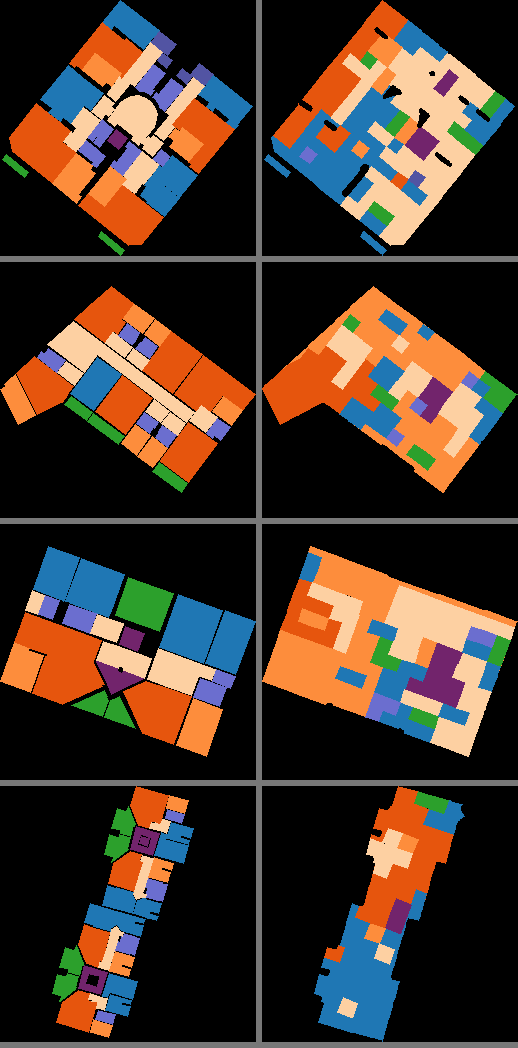
#> input picture outlineflow/outputs_full_plan_id/SUBMISSION_generate_demo.png, 518 x 1048 px
$ python render_pitch.py
#> lines starting #> are read from the running program, lines starting #| are printed output that depends on the picture
"""Render the pitch deck to PITCH.pdf using matplotlib (no browser/network needed)."""
import matplotlib
matplotlib.use("Agg")
import matplotlib.pyplot as plt
from matplotlib.backends.backend_pdf import PdfPages
import matplotlib.image as mpimg
import os

NAVY="#1f3a5f"; ACC="#e6550d"; GREY="#555555"; GREEN="#2ca02c"
plt.rcParams.update({"font.family":"DejaVu Sans"})

def base(ax):
    ax.set_xlim(0,16); ax.set_ylim(0,9); ax.axis("off")

def title(ax, t, sub=None):
    ax.add_patch(plt.Rectangle((0,8.05),16,0.06,color=ACC,lw=0))
    ax.text(0.6,8.35,t,fontsize=30,fontweight="bold",color=NAVY,va="bottom")
    if sub: ax.text(0.62,7.7,sub,fontsize=15,color=GREY,va="bottom")

def bullets(ax,items,y0=7.0,dy=0.95,size=18,x=0.9):
    for i,it in enumerate(items):
        lvl,txt=(it if isinstance(it,tuple) else (0,it))
        ax.text(x+lvl*0.7, y0-i*dy, ("•  " if lvl==0 else "–  ")+txt,
                fontsize=size-lvl*2, color="#222222", va="top")

def table(ax, rows, x=0.9, y=6.6, col_w=(6.0,2.6,2.9,3.0), rh=0.85, hl_row=None):
    for r,row in enumerate(rows):
        yy=y-r*rh; xx=x
        head=(r==0)
        if hl_row is not None and r==hl_row:
            ax.add_patch(plt.Rectangle((x-0.2,yy-rh+0.18),sum(col_w)+0.2,rh,color="#fdebd9",lw=0))
        for c,cell in enumerate(row):
            ax.text(xx, yy, cell, fontsize=15.5,
                    fontweight="bold" if head or c==0 else "normal",
                    color=NAVY if head else "#222222", va="top")
            xx+=col_w[c]
        if head:
            ax.plot([x-0.2,x+sum(col_w)],[yy-rh+0.55]*2,color=NAVY,lw=1.2)

pdf=PdfPages("PITCH.pdf")
def page():
    fig=plt.figure(figsize=(12.8,7.2),dpi=150); ax=fig.add_axes([0,0,1,1]); base(ax); return fig,ax

# 1 Title
fig,ax=page()
ax.add_patch(plt.Rectangle((0,0),16,9,color="#f7f9fc",lw=0))
ax.add_patch(plt.Rectangle((0,5.0),16,0.08,color=ACC,lw=0))
ax.text(0.8,5.7,"OutlineFlow",fontsize=52,fontweight="bold",color=NAVY)
ax.text(0.85,4.3,"From a bare outline  →  a full apartment, as vector polygons",fontsize=21,color="#333333")
ax.text(0.85,3.1,"Mirror Mirror on the Wall — DAVIS × Paris 2026",fontsize=16,color=GREY)
ax.text(0.85,2.55,"Conditional layout generation on Modified Swiss Dwellings",fontsize=16,color=GREY)
pdf.savefig(fig); plt.close(fig)

# 2 Task
fig,ax=page(); title(ax,"The task")
bullets(ax,[
 "Input: one apartment / floor OUTLINE  (the only condition)",
 "Output: a set of TYPED ROOM POLYGONS  (vector, never pixels)",
 "Model: diffusion or flow matching, from scratch, seed 42",
 "Scored on:  FID (realism ↓)  +  Density & Coverage (diversity ↑)",
])
ax.text(0.9,2.0,"Data: Modified Swiss Dwellings — full set: 5,372 plans / 203k rooms",
        fontsize=16,color=GREEN,fontweight="bold")
pdf.savefig(fig); plt.close(fig)

# 3 Model
fig,ax=page(); title(ax,"Our model — pure flow matching")
bullets(ax,[
 "From-scratch rectified-flow set-Transformer  v(x_t, t, outline)",
 "Rooms are a SET → no positional encoding; full self-attention",
 (1,"learns a joint, non-overlapping, outline-filling layout"),
 "Outline: permutation-invariant PointNet;  time+outline via DiT AdaLN-Zero",
 "Decode clips + resolves overlaps + gap-fills  →  union(rooms) == outline",
],dy=0.92)
ax.text(0.9,1.7,"1.33M params · trained on all 5,372 plans",fontsize=16,color=NAVY,fontweight="bold")
pdf.savefig(fig); plt.close(fig)

# 4 First results & wall
fig,ax=page(); title(ax,"First results — and a wall")
table(ax,[["","FID ↓","Density ↑","Coverage ↑"],
          ["Baseline",  "167","0.097","0.067"],
          ["ideal",     "0","1.0","1.0"]],y=6.6)
ax.text(0.9,3.4,"Geometry clean, room counts right …  but Density & Coverage ≈ 0.07–0.09.",fontsize=17,color="#222")
ax.text(0.9,2.6,"The model is NOT diverse enough — it keeps drawing the same",fontsize=17,color=ACC,fontweight="bold")
ax.text(0.9,2.0,"'average' apartment.",fontsize=17,color=ACC,fontweight="bold")
pdf.savefig(fig); plt.close(fig)
#> after `pdf.savefig(fig)`:
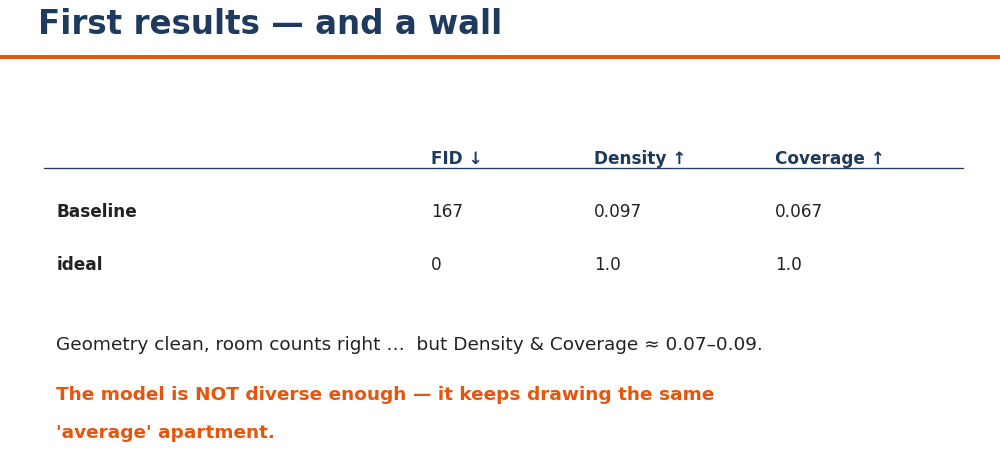
#> figure drawn by matplotlib, 1 panel

# 5 Diagnosis
fig,ax=page(); title(ax,"Diagnosis — it's the objective, not the model")
ax.add_patch(plt.Rectangle((0.7,6.2),14.6,1.1,color="#fdebd9",lw=0))
ax.text(0.95,6.75,"L2 training regresses to the CONDITIONAL MEAN of all valid layouts.",
        fontsize=18,fontweight="bold",color=NAVY,va="center")
bullets(ax,[
 "Many valid plans per outline → their mean is one blurred plan → variance collapse",
 "Generated room-count std  ±6   vs real  ±24  (can't do tiny or huge plans)",
 "Room-count ↔ area correlates at r = 0.88, but the encoder normalizes size away",
],y0=5.3,dy=0.95,size=17)
ax.text(0.9,1.7,"→ This predicts what will and won't work.",fontsize=17,color=GREEN,fontweight="bold")
pdf.savefig(fig); plt.close(fig)
#> after `pdf.savefig(fig)`:
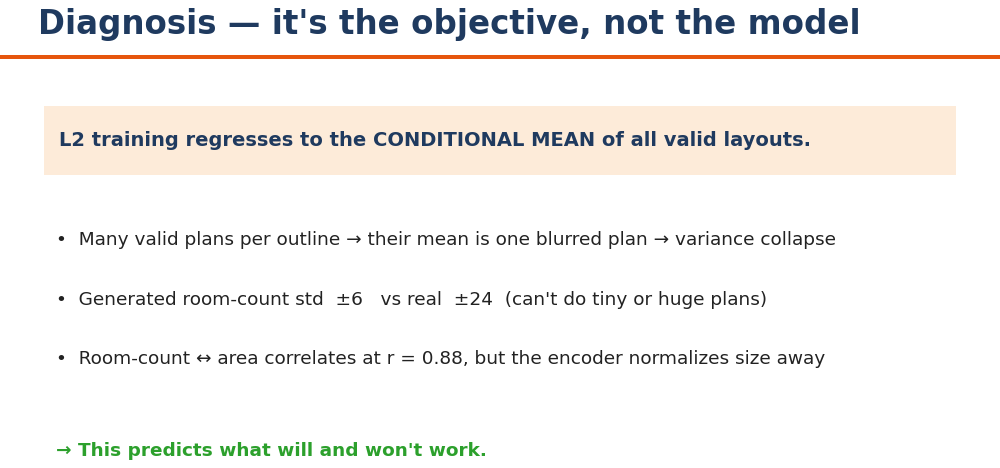
#> figure drawn by matplotlib, 1 panel

# 6 Three levers
fig,ax=page(); title(ax,"Three complementary levers")
table(ax,[["Lever","Targets","Idea"],
          ["1 · Grid-align (post-proc)","FID","snap rooms to building axes → clean tiling"],
          ["2 · SDE / churn sampling","Coverage","inject noise → escape the mean trajectory"],
          ["3 · Adversarial / EBM","Density","critic pulls samples to the real manifold"]],
      col_w=(5.3,2.6,7.0),y=6.6)
ax.text(0.9,2.4,"Each attacks a DIFFERENT metric.  Lever 2 (churn) directly undoes the",fontsize=16,color="#222")
ax.text(0.9,1.8,"variance collapse — no retraining needed.",fontsize=16,color=ACC,fontweight="bold")
pdf.savefig(fig); plt.close(fig)
#> after `pdf.savefig(fig)`:
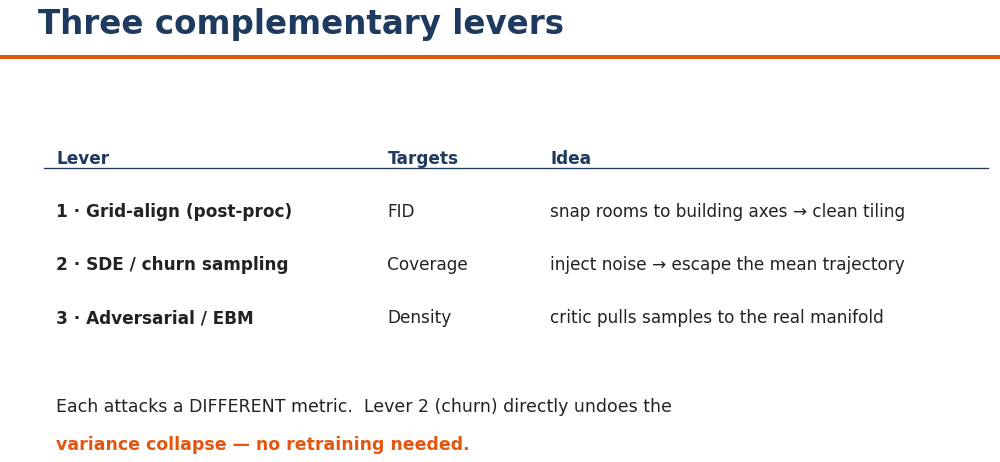
#> figure drawn by matplotlib, 1 panel

# 7 Results (numbers)
fig,ax=page(); title(ax,"Results")
table(ax,[["Config (3-seed mean)","FID ↓","Density ↑","Coverage ↑"],
          ["Baseline","167","0.097","0.067"],
          ["+ grid-align","131.5","0.091","0.098"],
          ["+ churn  (final)","135.3","0.088","0.111"]],y=6.4,hl_row=3)
ax.text(0.9,2.9,"FID −19%,   Coverage +66%   over the raw baseline.",
        fontsize=20,color=GREEN,fontweight="bold")
ax.text(0.9,2.0,"Shipped as  generate(outline)  →  vector polygons, deterministic at seed 42.",
        fontsize=16,color="#222")
pdf.savefig(fig); plt.close(fig)
#> after `pdf.savefig(fig)`:
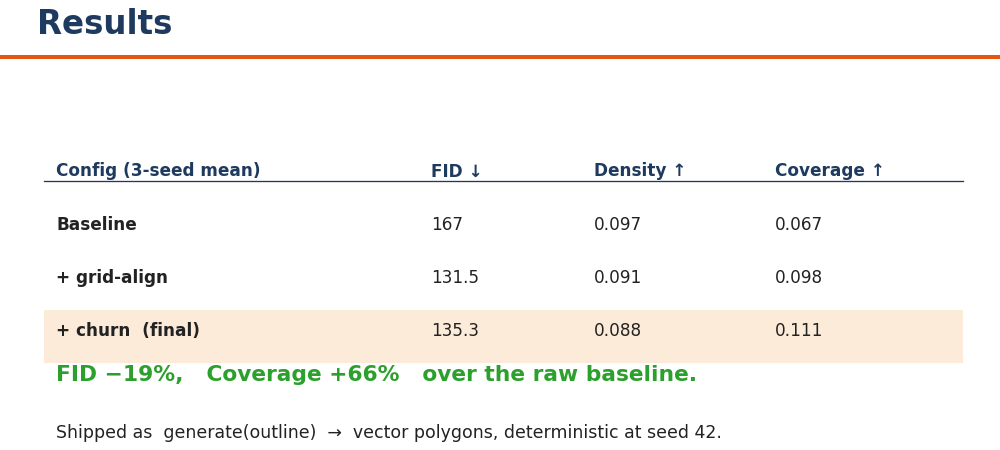
#> figure drawn by matplotlib, 1 panel

# 7b Qualitative
fig,ax=page(); title(ax,"Qualitative samples","left: real plan      right: generate(outline)")
img_path="outputs_full_plan_id/SUBMISSION_generate_demo.png"
if os.path.exists(img_path):
    im=mpimg.imread(img_path)
#> im is the input picture: shape (1048, 518, 3) float32; mean R, G, B 0.267, 0.207, 0.167
    ih,iw=im.shape[:2]; aspect=iw/ih               # width/height
#> after `ih, iw = im.shape[:2]`: ih = 1048; iw = 518
#> after `aspect = iw / ih`: aspect = 0.494
    bh=0.74; bw=bh*(7.2/12.8)*aspect               # keep aspect, fit by height
#> after `bw = bh * (7.2 / 12.8) * aspect`: bw = 0.206
    iax=fig.add_axes([0.5-bw/2,0.04,bw,bh]); iax.imshow(im); iax.axis("off")
pdf.savefig(fig); plt.close(fig)
#> after `pdf.savefig(fig)`:
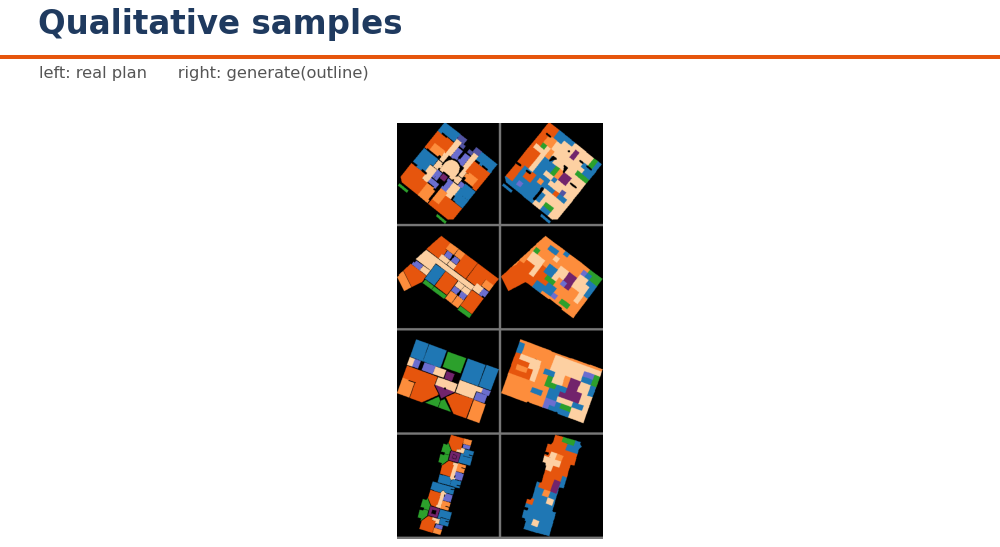
#> figure drawn by matplotlib, 2 panels

# 8 Paradigms
fig,ax=page(); title(ax,"We tested all three paradigms — honestly")
table(ax,[["Paradigm (align g16)","FID","Density","Coverage"],
          ["Flow matching + churn","135","0.088","0.111"],
          ["DDPM (pure diffusion)","137","0.068","0.090"],
          ["Flow + EBM guidance","136","0.091","0.103"]],y=6.6,hl_row=1)
bullets(ax,[
 "Diffusion hits the SAME L2 ceiling — no better.",
 "EBM gains wash out under multi-seed (a churn run of 0.122 → 0.097 averaged!).",
],y0=2.7,dy=0.8,size=16)
pdf.savefig(fig); plt.close(fig)
#> after `pdf.savefig(fig)`:
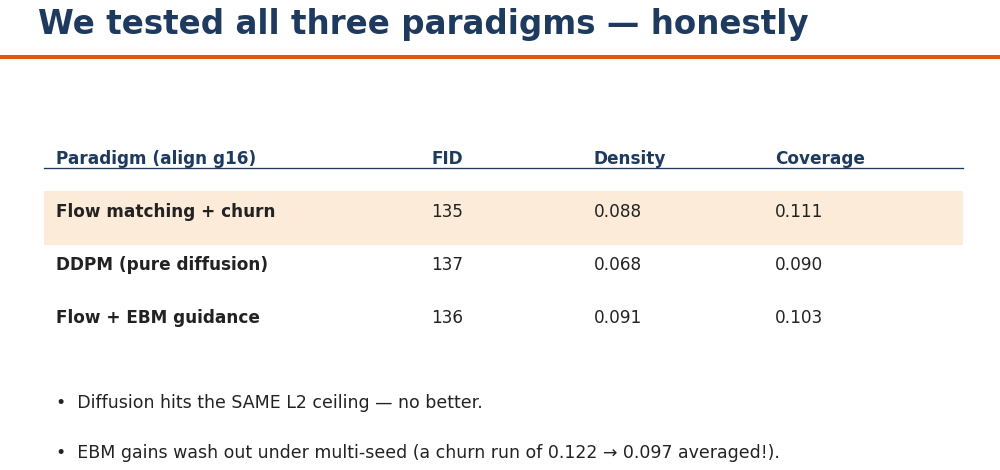
#> figure drawn by matplotlib, 1 panel

# 9 Takeaways
fig,ax=page(); title(ax,"Key takeaways")
bullets(ax,[
 "1.  The bottleneck is the LOSS, not the architecture",
 (1,"capacity, depth, paradigm swaps all fail"),
 "2.  Sampling-time stochasticity is the real diversity lever",
 (1,"simple, robust, free"),
 "3.  Multi-seed or it didn't happen",
 (1,"stochastic pipelines make single runs lie"),
],y0=7.0,dy=0.92,size=19)
ax.add_patch(plt.Rectangle((0.7,1.0),14.6,1.2,color="#eef3f9",lw=0))
ax.text(0.95,1.6,"Final: flow matching + grid-align + churn  →  FID 135 / Den 0.088 / Cov 0.111",
        fontsize=16,fontweight="bold",color=NAVY,va="center")
pdf.savefig(fig); plt.close(fig)
#> after `pdf.savefig(fig)`:
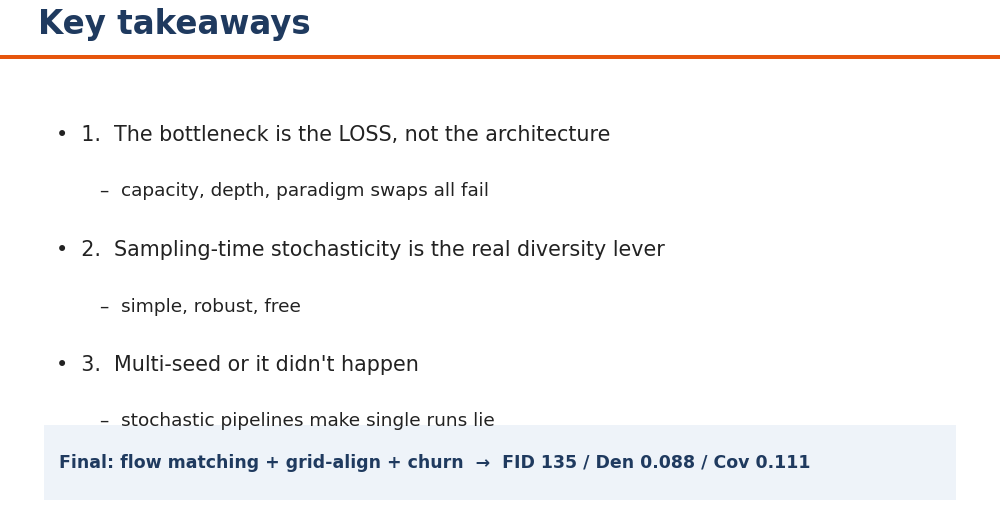
#> figure drawn by matplotlib, 1 panel

pdf.close()
print("saved PITCH.pdf  (%d slides)"% 10)
